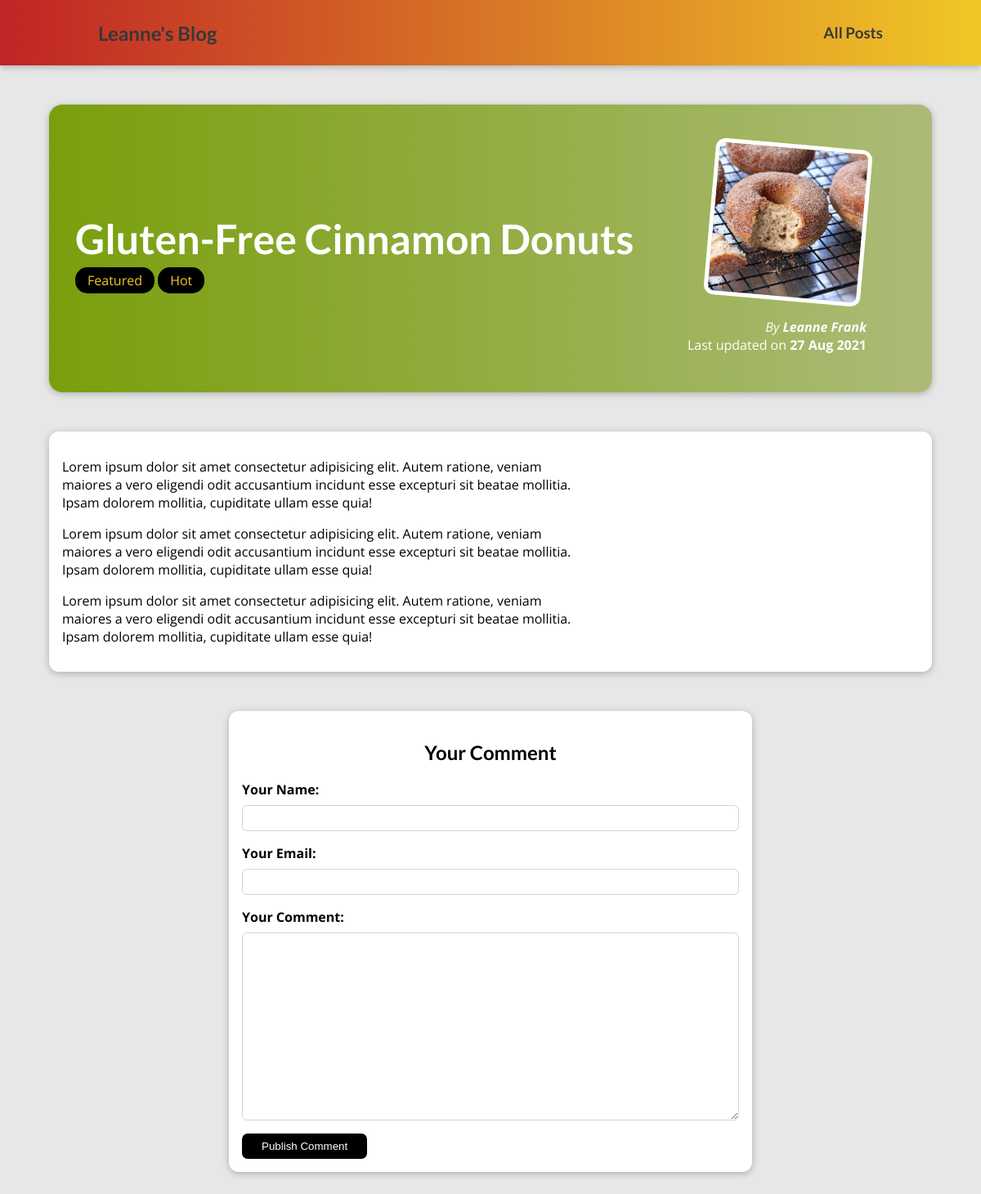
Screenshot of /posts/gluten-free-donuts with the database file from the repository.
### blog/models.py (models this page shows, shortened)
class Post(models.Model):
  title=models.CharField(max_length=50)
  excerpt = models.CharField(max_length=250)
  image = models.ImageField(upload_to="posts", null=True)
  date = models.DateField(auto_now=True)
  slug = models.SlugField(unique=True)
  content = models.TextField(validators=[MinLengthValidator(10)])
  author = models.ForeignKey(Author, on_delete=models.SET_NULL, null=True, related_name="posts") #sets up one to many relationship
  tags = models.ManyToManyField(Tag)

class Tag(models.Model):
  caption = models.CharField(max_length=20)

class Author(models.Model):
  firstname = models.CharField(max_length=50)
  lastname = models.CharField(max_length=50)
  email = models.EmailField()
  def fullname(self):
    return f"{self.firstname} {self.lastname}"
  def __str__(self):
    return self.fullname()

### blog/views.py (the view, shortened to what this page needs)
# urls.py: path("posts/<slug:slug>", views.SinglePostView1.as_view(), name="post-detail-page")
class SinglePostView1(View):
    def get(self, request,slug):
        post=Post.objects.get(slug=slug)
        context={
            "post": post,
            "post_tags" : post.tags.all(),
            "comment_form" : CommentForm()
        }
        return render(request, "blog/post-detail.html", context)

### blog/forms.py
class CommentForm(forms.ModelForm):
  class Meta:
    model = Comment
    exclude = ["post"]
    labels = {
      "user_name" : "Your Name",
      "user_email" : "Your Email",
      "text": "Your Comment"
    }

### blog/templates/blog/post-detail.html (shortened to what this page needs)
{%extends "base.html"%}
{% load static %}
{%block css_files%}
<link rel="stylesheet" href="{% static "blog/post-detail.css"%}">
{%endblock%}
{%block content%}
<section id="summary">
  <h2>{{post.title}}</h2>
  <div>
    {% for tag in post_tags %}
    <span class="tag">{{ tag.caption }}</span>
    {%endfor%}
  </div>
  <article>
    <img src="{{ post.image.url }}" alt="{{post.title}}" />
    <address>
      By
      <a href="mailto:{{post.author.email}}">{{post.author}}</a>
    </address>
    <div>Last updated on <time>{{post.date|date:"d M Y"}}</time></div>
  </article>
</section>
<main>{{post.content|linebreaks}}</main>
<section>
  <form id="comment-form" action="{%url "post-detail-page" post.slug%}" method="POST">
  <h2>Your Comment</h2>
    {% for form_field in comment_form%}
    <div class="form-control">
      {{ form_field.label_tag}} {{ form_field}} {{form_field.errors}}
    </div>
    {%endfor%}
    <button>Publish Comment</button>
  </form>
</section>
{%endblock%}

### templates/base.html (shortened to what this page needs)
{% load static %}
<!DOCTYPE html>
<html lang="en">
  <head>
    <link rel="stylesheet" href="{% static "app.css" %}">
    {%block css_files%} {%endblock%}
  </head>
  <body>
    <header id="main-navigation">
      <h2>
          <a href="{% url "starting-page" %}" class="leannesblog">Leanne's Blog</a>
      </h2>
      <nav>
          <h3><a href="{%url "posts-page" %}" class="allposts">All Posts</a></h3>
      </nav>
    </header>
    {%block content%} {%endblock%}
  </body>
</html>

### blog_project/static/app.css (style rules this page uses)
* { box-sizing: border-box; }
html { font-family: "Open Sans", "Lato", sans-serif; }
body { margin: 0; background-color: white; }
h1, h2, h3 { font-family: "Lato", sans-serif; font-weight: bold; }
#main-navigation { width: 100%; height: 5rem; display: flex; justify-content: space-between; align-items: center; padding: 0 10%; position: absolute; top: 0; left: 0; }
#main-navigation a { text-decoration: none; color: rgb(56, 56, 56); font-weight: bold; }

### blog/static/blog/post-detail.css (style rules this page uses)
body { background-color: #e7e7e7; }
#main-navigation { background: linear-gradient(to right, #c02425, #f0c727); box-shadow: 0 2px 8px rgba(0, 0, 0, 0.25); }
#summary { margin: 8rem auto 3rem auto; padding: 2rem; width: 90%; max-width: 90rem; border-radius: 16px; background: linear-gradient(to right, #799f0c, #acbb78); position: relative; box-shadow: 0 2px 8px rgba(0, 0, 0, 0.25); height: 22rem; }
#summary h2 { color: white; font-size: 50px; margin-top: 10%; margin-bottom: 10px; }
#summary article { position: absolute; top: 2rem; right: 3rem; padding: 1rem 2rem; border-radius: 12px; text-align: right; color: white; }
#summary article img { width: 12rem; height: 12rem; border-radius: 12px; transform: rotateZ(5deg); border: 5px solid white; margin-bottom: 1rem; }
#summary a { text-decoration: none; color: white; font-weight: bold; }
#summary time { font-weight: bold; }
main { width: 90%; max-width: 90rem; margin: 3rem auto; background-color: white; padding: 1rem; border-radius: 12px; box-shadow: 0 2px 8px rgba(0, 0, 0, 0.25); }
.tag { background-color: black; color:#f0c727; padding: 5px 15px 5px 15px; border-radius: 15px; font-weight: 300px }
#comment-form { width: 90%; max-width: 40rem; margin: 3rem auto; border-radius: 12px; background-color: white; box-shadow: 0 2px 8px rgba(0, 0, 0, 0.25); padding: 1rem; }
#comment-form button { background-color: black; color: white; padding: 0.5rem 1.5rem; border-radius: 7px; border: none; cursor: pointer; }
#comment-form h2 { text-align: center; }
.form-control { margin-bottom: 1rem; }
.form-control label { font-weight: bold; margin-bottom: 0.5rem; display: block; }
.form-control input, .form-control textarea { display: block; width: 100%; font: inherit; padding: 0.25rem; border-radius: 6px; border: 1px solid lightgrey; }

### rows the page displays
Post: title "Gluten-Free Cinnamon Donuts", image (picture), author "Leanne Frank", date "27 Aug 2021", content "Lorem ipsum dolor sit amet consectetur adipisicing elit. Autem ratione, veniam maiores a vero eligendi odit accusantium incidunt esse excepturi sit beatae mollitia. Ipsam dolorem mollitia, cupiditate ullam esse quia! Lorem ipsum dolor sit amet consectetur adipisicing elit. Autem ratione, veniam maiores a vero eligendi odit accusantium incidunt esse excepturi sit beatae mollitia. Ipsam dolorem mollitia, cupiditate ullam esse quia! Lorem ipsum dolor sit amet consectetur adipisicing elit. Autem ratione, veniam maiores a vero eligendi odit accusantium incidunt esse excepturi sit beatae mollitia. Ipsam dolorem mollitia, cupiditate ullam esse quia!"
Tag: caption "Featured"
Tag: caption "Hot"
